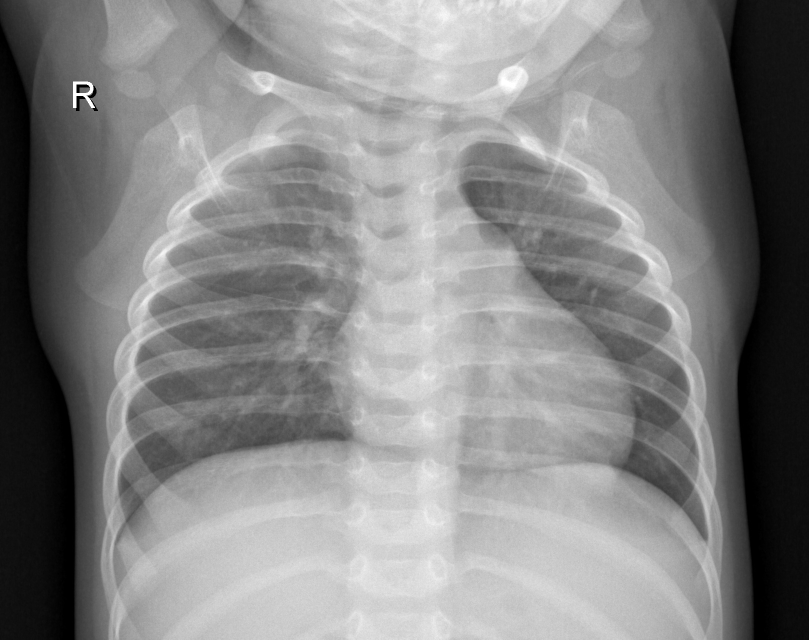
#> input picture notebooks/data/train/NORMAL/IM-0122-0001.jpeg, 1618 x 1279 px (shown at 1/2 size); its folder holds only this picture in this run
$ jupyter execute --allow-errors get_read.ipynb
#> lines starting #> are read from the running program, lines starting #| are printed output that depends on the picture
[cell 1]
import os

# pathlibを書いて
##　レビューをもらう(後藤さん、AI)

[cell 2]
count_train_NORMAL = len(os.listdir("./data/train/NORMAL"))
#> (the rest of this cell did not finish here and is left out)

[cell 3]
count_test_NORMAL = len(os.listdir("./data/test/NORMAL"))
#> (the rest of this cell did not finish here and is left out)

[cell 4]
count_val_NORMAL = len(os.listdir("./data/val/NORMAL"))
#> (the rest of this cell did not finish here and is left out)

訓練データでの健常者の個数は:1341個、肺炎患者の個数は3875個
肺炎データの割合が多く,健常者：肺炎患者＝1:2.89
不均衡データと見ることができる。

訓練データでの健常者の個数は:234個、肺炎患者の個数は390個
肺炎データの割合が多く,健常者：肺炎患者＝3 : 5

検証用データは、8:8なので均衡データになっている。

[cell 5]
# 各データの画像のサイズのばらつき具合を確認する。

[cell 6]
from pathlib import Path
from PIL import Image
import numpy as np
import pandas as pd

path = Path("./data/train/NORMAL")

widths = []
heights = []

for file in path.iterdir():
    if file.is_file():
        with Image.open(file) as img:
#> img is the input picture: PIL image 1618x1279 L; min 0, max 255, mean 133
            w, h = img.size
#> w = 1618; h = 1279
            widths.append(w)
            heights.append(h)
width_data = {
    "mean":[np.mean(widths)],
    "std": [np.std(widths)],
    "min" : [np.min(widths)],
    "max":[np.max(widths)]
}
heights_data = {
    "mean":[np.mean(heights)],
    "std": [np.std(heights)],
    "min" : [np.min(heights)],
    "max":[np.max(heights)]
}
train_NORMAL_width_df = pd.DataFrame(width_data,index=["NORMAL_train_width"])
#> train_NORMAL_width_df = table of 1 rows and 4 columns
train_NORMAL_heights_df = pd.DataFrame(heights_data,index=["NORMAL_train_heights"])
#> train_NORMAL_heights_df = table of 1 rows and 4 columns

NORMAL_train_df = pd.concat([train_NORMAL_heights_df,train_NORMAL_width_df])
#> NORMAL_train_df = table of 2 rows and 4 columns

NORMAL_train_df
#> Out = table of 2 rows and 4 columns

[cell 7]
path = Path("./data/test/NORMAL")

widths = []
heights = []

for file in path.iterdir():
    if file.is_file():
        with Image.open(file) as img:
            w, h = img.size
            widths.append(w)
            heights.append(h)

width_data = {
    "mean":[np.mean(widths)],
    "std": [np.std(widths)],
    "min" : [np.min(widths)],
    "max":[np.max(widths)]
}
heights_data = {
    "mean":[np.mean(heights)],
    "std": [np.std(heights)],
    "min" : [np.min(heights)],
    "max":[np.max(heights)]
}
test_NORMAL_width_df = pd.DataFrame(width_data,index=["NORMAL_test_width"])
#> test_NORMAL_width_df = table of 1 rows and 4 columns
test_NORMAL_heights_df = pd.DataFrame(heights_data,index=["NORMAL_test_heights"])
#> test_NORMAL_heights_df = table of 1 rows and 4 columns

NORMAL_test_df = pd.concat([test_NORMAL_heights_df,test_NORMAL_width_df])
#> NORMAL_test_df = table of 2 rows and 4 columns

NORMAL_test_df

[cell 8]
path = Path("./data/val/NORMAL")

widths = []
heights = []

for file in path.iterdir():
    if file.is_file():
        with Image.open(file) as img:
            w, h = img.size
            widths.append(w)
            heights.append(h)


width_data = {
    "mean":[np.mean(widths)],
    "std": [np.std(widths)],
    "min" : [np.min(widths)],
    "max":[np.max(widths)]
}
heights_data = {
    "mean":[np.mean(heights)],
    "std": [np.std(heights)],
    "min" : [np.min(heights)],
    "max":[np.max(heights)]
}
val_NORMAL_width_df = pd.DataFrame(width_data,index=["NORMAL_val_width"])
val_NORMAL_heights_df = pd.DataFrame(heights_data,index=["NORMAL_val_heights"])

NORMAL_val_df = pd.concat([val_NORMAL_heights_df,val_NORMAL_width_df])

NORMAL_val_df

[cell 9]
from pathlib import Path
from PIL import Image
import numpy as np

path = Path("./data/train/PNEUMONIA")

widths = []
heights = []

#> (the rest of this cell did not finish here and is left out)

[cell 10]
from pathlib import Path
from PIL import Image
import numpy as np

path = Path("./data/test/PNEUMONIA")

widths = []
heights = []

#> (the rest of this cell did not finish here and is left out)

[cell 11]
from pathlib import Path
from PIL import Image
import numpy as np
import pandas as pd
path = Path("./data/val/PNEUMONIA")

widths = []
heights = []

#> (the rest of this cell did not finish here and is left out)

#> (a cell that did not finish here is left out)

[cell 13]
##opencv 読み込む

[cell 14]
# OpenCVライブラリをインストール
import cv2

[cell 15]
#一個の場合の判別コード
import cv2
import numpy as np

# 画像を読み込む

image = cv2.imread("./data/train/NORMAL/IM-0115-0001.jpeg")

# 画像がカラーかどうかを判定
#> (the rest of this cell did not finish here and is left out)

[cell 16]
folder = Path(("./data/train/NORMAL/"))

for file_path in folder.glob("*.jpeg"):

    image = cv2.imread(file_path)
#> image: shape (1279, 1618, 3); min 0, max 255, mean 133
    # 画像がカラーかどうかを判定
    if len(image.shape) == 3:
        # 各ピクセルがグレースケールかどうかを確認
        if np.all(image[:,:,0] == image[:,:,1]) and np.all(image[:,:,1] == image[:,:,2]):
            print()
        else:
            print(f'{file_path}はカラー画像です。')
    else:
        print('この画像は既にグレースケールです。')

[cell 17]
folder = Path(("./data/train/PNEUMONIA/"))

for file_path in folder.glob("*.jpeg"):

    image = cv2.imread(file_path)
    # 画像がカラーかどうかを判定
    if len(image.shape) == 3:
        # 各ピクセルがグレースケールかどうかを確認
        if np.all(image[:,:,0] == image[:,:,1]) and np.all(image[:,:,1] == image[:,:,2]):
            print()
        else:
            print(f'{file_path}はカラー画像です。')

[cell 18]
folder = Path(("./data/test/Normal/"))

for file_path in folder.glob("*.jpeg"):

    image = cv2.imread(file_path)
    # 画像がカラーかどうかを判定
    if len(image.shape) == 3:
        # 各ピクセルがグレースケールかどうかを確認
        if np.all(image[:,:,0] == image[:,:,1]) and np.all(image[:,:,1] == image[:,:,2]):
            print()
        else:
            print(f'{file_path}はカラー画像です。')

[cell 19]
folder = Path(("./data/test/PNEUMONIA/"))

for file_path in folder.glob("*.jpeg"):

    image = cv2.imread(file_path)
    # 画像がカラーかどうかを判定
    if len(image.shape) == 3:
        # 各ピクセルがグレースケールかどうかを確認
        if np.all(image[:,:,0] == image[:,:,1]) and np.all(image[:,:,1] == image[:,:,2]):
            print()
        else:
            print(f'{file_path}はカラー画像です。')

[cell 20]
folder = Path(("./data/val/Normal/"))

for file_path in folder.glob("*.jpeg"):

    image = cv2.imread(file_path)
    # 画像がカラーかどうかを判定
    if len(image.shape) == 3:
        # 各ピクセルがグレースケールかどうかを確認
        if np.all(image[:,:,0] == image[:,:,1]) and np.all(image[:,:,1] == image[:,:,2]):
            print()
        else:
            print(f'{file_path}はカラー画像です。')

[cell 21]
folder = Path(("./data/val/PNEUMONIA/"))

for file_path in folder.glob("*.jpeg"):

    image = cv2.imread(file_path)
    # 画像がカラーかどうかを判定
    if len(image.shape) == 3:
        # 各ピクセルがグレースケールかどうかを確認
        if np.all(image[:,:,0] == image[:,:,1]) and np.all(image[:,:,1] == image[:,:,2]):
            print()
        else:
            print(f'{file_path}はカラー画像です。')

### 取り回しにくいので生成AIにコードを作成してもらった

・各ディレクトリで実行しなければいけない
・標準出力なので、見落としてしまう可能性がある
・ファイルとの形式が結びつきにくい

[cell 22]
from pathlib import Path
import cv2
import numpy as np
import pandas as pd


def check_image_type(file_path):
    image = cv2.imread(str(file_path), cv2.IMREAD_UNCHANGED)

    if image is None:
        return "read_error"

    # 元から1チャンネル
    if image.ndim == 2:
        return "grayscale"

    # 3チャンネル以上
    if image.ndim == 3:
        b = image[:, :, 0]
        g = image[:, :, 1]
        r = image[:, :, 2]

        if np.array_equal(b, g) and np.array_equal(g, r):
            return "grayscale"
        else:
            return "color"

    return "unknown"


data_dir = Path("./data")

results = []

for file_path in data_dir.rglob("*.jpeg"):

    image_type = check_image_type(file_path)

    results.append({
        "split": file_path.parts[-3],   # train / test / val
        "label": file_path.parts[-2],   # NORMAL / PNEUMONIA
        "filename": file_path.name,
        "type": image_type
    })


df = pd.DataFrame(results)

print(df)

[cell 23]
df["type"].unique()

### 画素値の散布図を描写

[cell 24]
test = cv2.imread("./data/train/NORMAL/IM-0115-0001.jpeg")
#> (the rest of this cell did not finish here and is left out)

[cell 25]
from pathlib import Path
import cv2
import pandas as pd


def check_image_type(image):
    if image.ndim == 2:
        return "grayscale"

    return "color"


data_dir = Path("./data")

results = []

for file_path in data_dir.rglob("*.jpeg"):

    image = cv2.imread(
        str(file_path),
        cv2.IMREAD_UNCHANGED
    )

    if image is None:
        continue

    image_type = check_image_type(image)
#> image_type = 'grayscale'

    image_hist_cv = cv2.calcHist(
        [image],
        [0],
        None,
        [256],
        [0, 256]
    )
#> image_hist_cv = 256 values, max 24902 at index 14, min 32 at index 251, mean 8083.7

    results.append({
        "split": file_path.parts[-3],
        "label": file_path.parts[-2],
        "filename": file_path.name,
        "type": image_type,
        "hist": image_hist_cv.flatten()
    })

df = pd.DataFrame(results)
#> df = table of 1 rows and 5 columns

print(df)
#> (printed output is left out)

[cell 26]
import numpy as np
import matplotlib.pyplot as plt

for (split, label), group in df.groupby(["split", "label"]):

    histograms = np.stack(group["hist"].to_numpy())

    mean_hist = histograms.mean(axis=0)

    plt.figure()
    plt.plot(range(256), mean_hist)

    plt.title(f"{split} / {label}")
    plt.xlabel("Pixel value")
    plt.ylabel("Average frequency")
    plt.ylim(0,20000)

    plt.show()
#> this loop made 1 pass
#> (split, label, group) on pass 1: ('train', 'NORMAL', table of 1 rows and 5 columns)
#> pass 1, `plt.show()`:
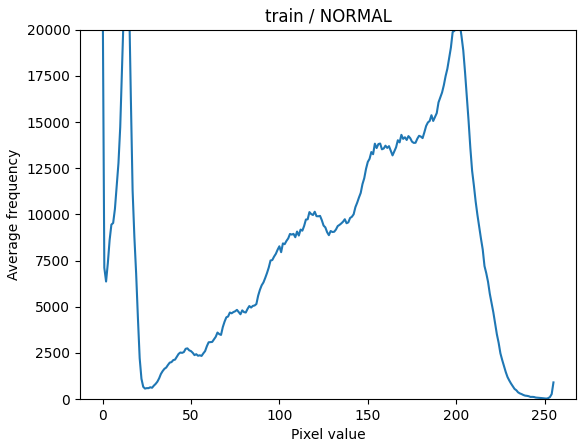
#> figure drawn by matplotlib, 1 panel; curve peaks at x = 14, y = 24902

### 上記の結果から、グレースケールの画像であり背景色（黒が大半の画像になっていることが予測できる）

[cell 27]
from pathlib import Path
import cv2
import pandas as pd
import numpy as np

data_dir = Path("./data")

results = []

for file_path in data_dir.rglob("*.jpeg"):

    image = cv2.imread(
        str(file_path),
        cv2.IMREAD_UNCHANGED
    )

    # 読み込み失敗
    if image is None:
        results.append({
            "split": file_path.parts[-3],
            "label": file_path.parts[-2],
            "filename": file_path.name,
            "status": "broken"
        })
        continue

    # shape取得
    if image.ndim == 2:
        height, width = image.shape
        channels = 1
    else:
        height, width, channels = image.shape

    # 画素値統計
    min_pixel = image.min()
#> min_pixel = 0
    max_pixel = image.max()
#> max_pixel = 255
    mean_pixel = image.mean()
#> mean_pixel = 133
    std_pixel = image.std()
#> std_pixel = 64.97

    # 異常判定
    status = "normal"

    if std_pixel == 0:
        status = "constant_image"

    elif height < 100 or width < 100:
        status = "too_small"

    results.append({
        "split": file_path.parts[-3],
        "label": file_path.parts[-2],
        "filename": file_path.name,
        "height": height,
        "width": width,
        "channels": channels,
        "min": min_pixel,
        "max": max_pixel,
        "mean": mean_pixel,
        "std": std_pixel,
        "status": status
    })


df = pd.DataFrame(results)
#> df = table of 1 rows and 11 columns

print(df)
#> (printed output is left out)


$ run again, on notebooks/data/train/NORMAL/IM-0266-0001.jpeg
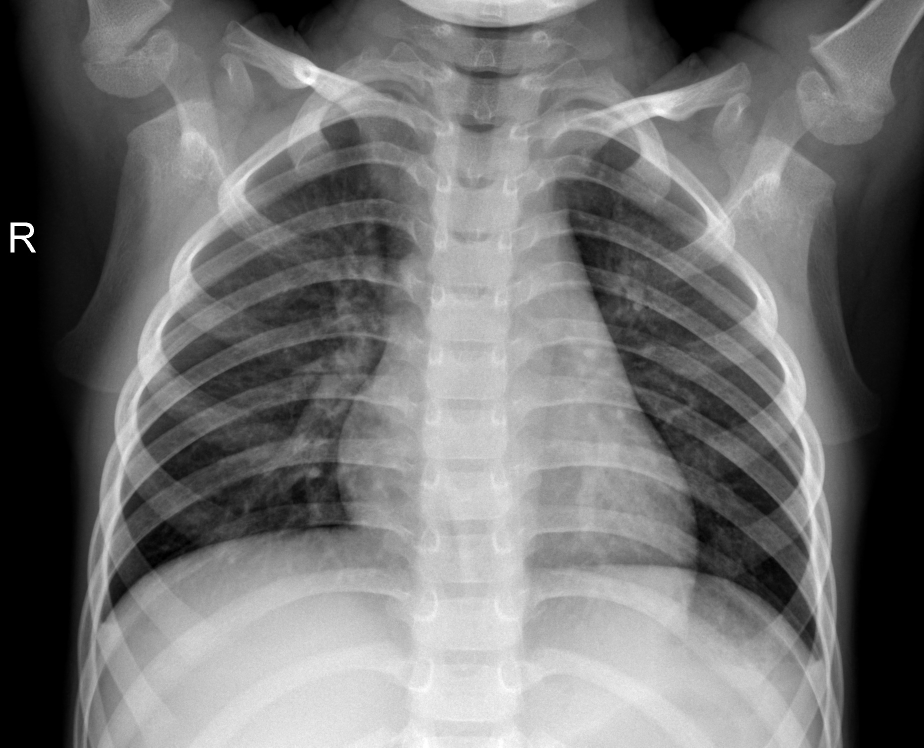
#> input picture notebooks/data/train/NORMAL/IM-0266-0001.jpeg, 1848 x 1495 px (shown at 1/2 size)
#> img is the input picture: PIL image 1848x1495 L; min 0, max 255, mean 113.9
#> image_type = 'grayscale'
#> image_hist_cv = 256 values, max 248251 at index 0, min 90 at index 252, mean 10792
#> `df = pd.DataFrame(results)`: df = table of 1 rows and 5 columns
#> (printed output is left out)
#> the loop `for (split, label), group in df.groupby(["split", "label"]): ` made 1 pass
#> (split, label, group) on pass 1: ('train', 'NORMAL', table of 1 rows and 5 columns)
#> pass 1, `plt.show()`:
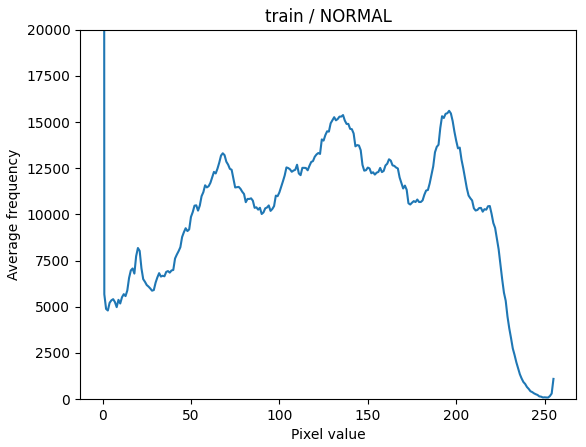
#> figure drawn by matplotlib, 1 panel; curve peaks at x = 0, y = 248251
#> min_pixel = 0
#> max_pixel = 255
#> mean_pixel = 113.9
#> std_pixel = 68.09
#> `df = pd.DataFrame(results)`: df = table of 1 rows and 11 columns
#> (printed output is left out)
